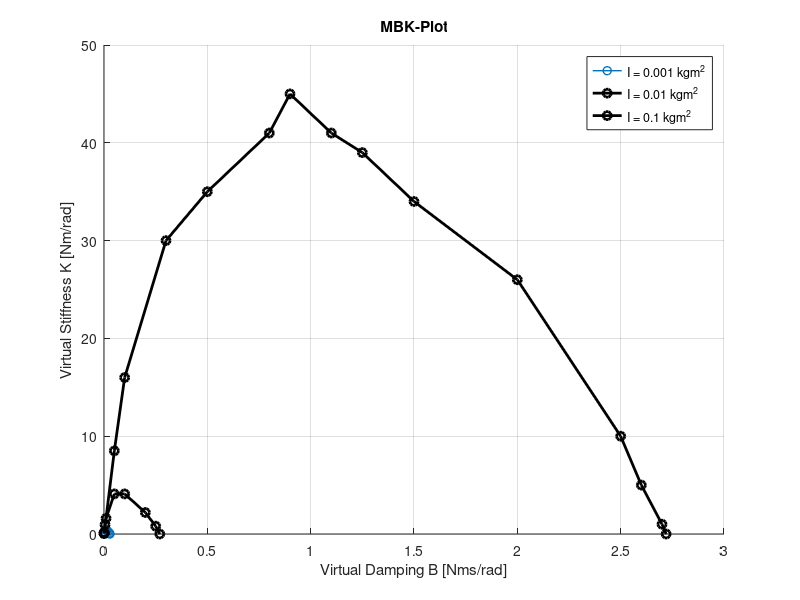

Here is the MATLAB script that generated this plot:
%% MBK-Plot

clc
close all
title('MBK-Plot')

xlabel('Virtual Damping B [Nms/rad]')
ylabel('Virtual Stiffness K [Nm/rad]')
grid on
hold on
%Measurement 1
I2 = 0.001;
B2 = [0     0.001   0.005   0.01    0.012   0.015   0.02    0.025   0.027   0.0285];
K2 = [0.00005     0.19    0.39    0.42    0.38    0.32    0.22    0.1     0.05    0];

I3 = 0.01;
B3 = [0     0.001   0.005   0.01    0.05    0.1     0.2     0.25    0.27   ];
K3 = [0.06    0.15    0.95    1.6     4.1     4.1     2.2     0.8     0];


I4 = 0.1;
B4 = [0    0.001    0.05    0.1     0.3     0.5     0.8   0.9   1.1     1.25    1.5     2.0     2.5     2.6 2.7 2.72];
K4 = [0.06    0.1      8.5     16      30      35      41    45    41        39      34     26      10     5   1   0];

plot(B2, K2, '-o', 'LineWidth',1.0)
plot(B3, K3, 'k-o', 'LineWidth',2.0 )
plot(B4, K4, 'k-o', 'LineWidth',2.0 )
%legend('I = 0.001 kgm^2')
%legend('I = 0.001 kgm^2', 'I = 0.01 kgm^2')
legend('I = 0.001 kgm^2', 'I = 0.01 kgm^2', 'I = 0.1 kgm^2')


